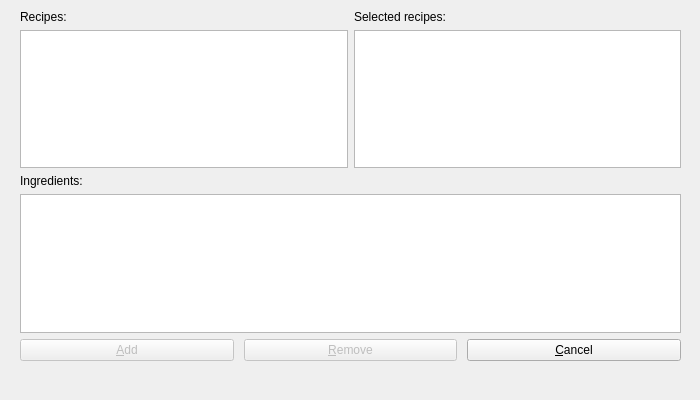
<?xml version="1.0" encoding="UTF-8"?>
<ui version="4.0">
 <class>CreateMenu</class>
 <widget class="QDialog" name="CreateMenu">
  <property name="windowModality">
   <enum>Qt::NonModal</enum>
  </property>
  <property name="geometry">
   <rect>
    <x>0</x>
    <y>0</y>
    <width>700</width>
    <height>400</height>
   </rect>
  </property>
  <property name="minimumSize">
   <size>
    <width>600</width>
    <height>350</height>
   </size>
  </property>
  <property name="windowTitle">
   <string>Create menu</string>
  </property>
  <property name="modal">
   <bool>false</bool>
  </property>
  <widget class="QWidget" name="verticalLayoutWidget_4">
   <property name="geometry">
    <rect>
     <x>20</x>
     <y>10</y>
     <width>661</width>
     <height>351</height>
    </rect>
   </property>
   <layout class="QVBoxLayout" name="m_mainLayout">
    <item>
     <layout class="QHBoxLayout" name="m_ListLayout">
      <item>
       <layout class="QVBoxLayout" name="m_recipeListLayout">
        <item>
         <widget class="QLabel" name="m_recipesLabel">
          <property name="text">
           <string>Recipes:</string>
          </property>
         </widget>
        </item>
        <item>
         <widget class="QListView" name="m_recipeListView"/>
        </item>
       </layout>
      </item>
      <item>
       <layout class="QVBoxLayout" name="m_selectedRecipesLayout">
        <item>
         <widget class="QLabel" name="m_selectedRecipesLabel">
          <property name="text">
           <string>Selected recipes:</string>
          </property>
         </widget>
        </item>
        <item>
         <widget class="QListView" name="m_selectedRecipesListView"/>
        </item>
       </layout>
      </item>
     </layout>
    </item>
    <item>
     <layout class="QVBoxLayout" name="m_tableLayout">
      <item>
       <widget class="QLabel" name="m_ingredientsLabel">
        <property name="text">
         <string>Ingredients:</string>
        </property>
       </widget>
      </item>
      <item>
       <widget class="QTableView" name="m_ingredientsTableView"/>
      </item>
     </layout>
    </item>
    <item>
     <layout class="QHBoxLayout" name="m_buttonLayout">
      <property name="spacing">
       <number>10</number>
      </property>
      <item>
       <widget class="QPushButton" name="m_addButton">
        <property name="enabled">
         <bool>false</bool>
        </property>
        <property name="text">
         <string>&amp;Add</string>
        </property>
       </widget>
      </item>
      <item>
       <widget class="QPushButton" name="m_removeButton">
        <property name="enabled">
         <bool>false</bool>
        </property>
        <property name="text">
         <string>&amp;Remove</string>
        </property>
       </widget>
      </item>
      <item>
       <widget class="QPushButton" name="m_cancelButton">
        <property name="text">
         <string>&amp;Cancel</string>
        </property>
       </widget>
      </item>
     </layout>
    </item>
   </layout>
  </widget>
 </widget>
 <resources/>
 <connections/>
</ui>
